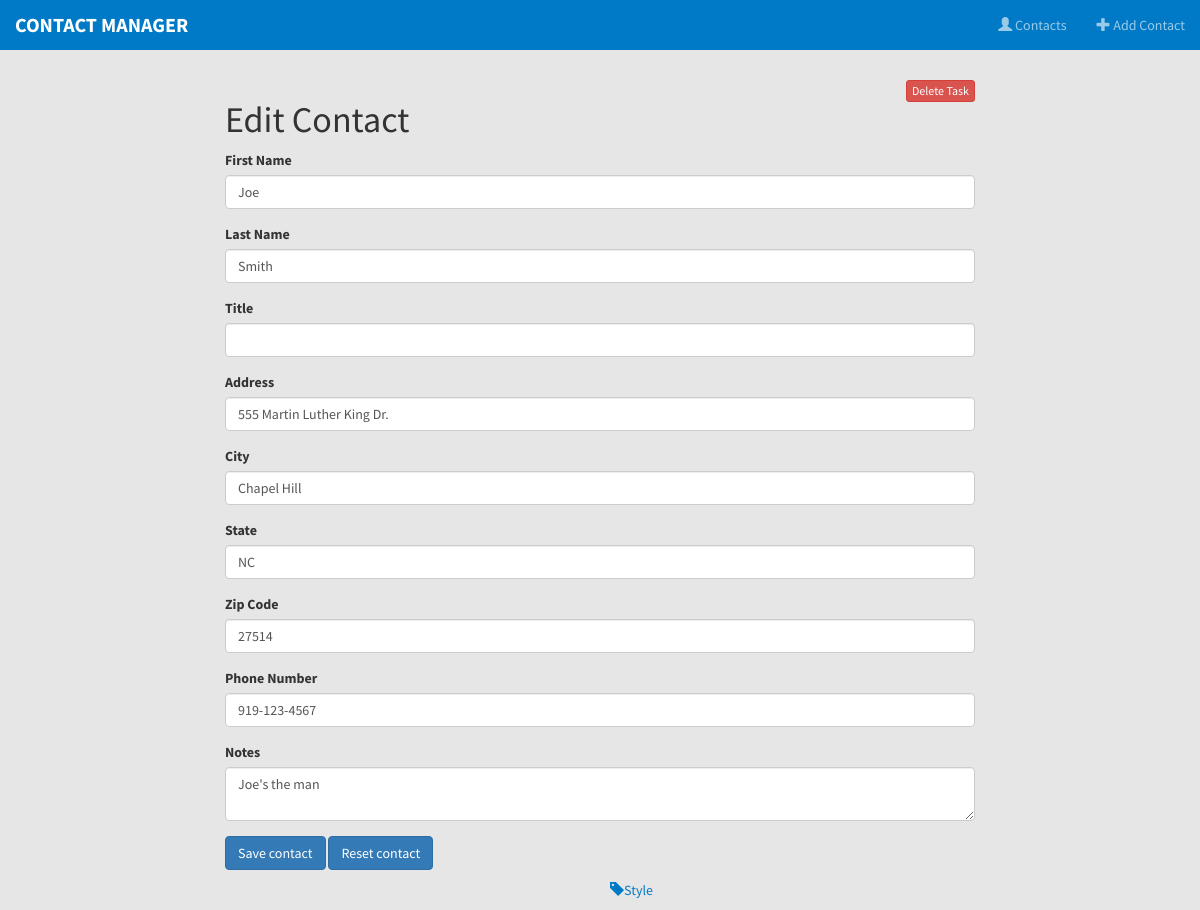
Page /edit.php?id=2 on the committed database.
### tables this page shows
CREATE TABLE IF NOT EXISTS `contacts` (
  `id` int(11) NOT NULL,
  `fname` varchar(200) NOT NULL,
  `lname` varchar(200) NOT NULL,
  `title` varchar(200) NOT NULL,
  `address` varchar(200) NOT NULL,
  `city` varchar(200) NOT NULL,
  `state` varchar(200) NOT NULL,
  `zip` int(11) NOT NULL,
  `phone` varchar(200) NOT NULL,
  `notes` text NOT NULL
);

### edit.php (the view, shortened to what this page needs)
<?php
   include 'header.php';
   $id = $_GET['id'];
   $query = $db->prepare('SELECT * from contacts WHERE id = :id LIMIT 1');
   $query->bindParam(':id', $id);
   $query->execute();
   $contact = $query->fetch(PDO::FETCH_ASSOC);
?>
<a href="/delete.php?id=<?= $contact['id']; ?>" class="btn btn-danger btn-xs pull-right btn-delete">Delete Task</a>
<h1> Edit Contact</h1>
<form method="POST" action="/update.php">
  <span>
  <div class="form-group">
    <label for="contact_fname">First Name</label>
    <input class="form-control" type="text" name="fname" id="contact_fname" value="<?= $contact['fname']; ?>" />
  </div>
  <div class="form-group">
    <label for="contact_lname">Last Name</label>
    <input class="form-control" type="text" name="lname" id="contact_lname" value="<?= $contact['lname']; ?>" />
  </div>
  </span>
  <div class="form-group">
    <label for="contact_title">Title</label>
    <input class="form-control" type="text" name="title" id="contact_title" value="<?= $contact['title']; ?>" />
  </div>
  <div class="form-group">
    <label for="contact_address">Address</label>
    <input class="form-control" type="text" name="address" id="contact_address" value="<?= $contact['address']; ?>" />
  </div>
  <div class="form-group">
    <label for="contact_city">City</label>
    <input class="form-control" type="text" name="city" id="contact_city" value="<?= $contact['city']; ?>" />
  </div>
  <div class="form-group">
    <label for="contact_state">State</label>
    <input class="form-control" type="text" name="state" id="contact_state" value="<?= $contact['state']; ?>" />
  </div>
  <div class="form-group">
    <label for="contact_zip">Zip Code</label>
    <input class="form-control" type="text" name="zip" id="contact_zip" value="<?= $contact['zip']; ?>" />
  </div>
  <div class="form-group">
    <label for="contact_phone">Phone Number</label>
    <input class="form-control" type="text" name="phone" id="contact_phone" value="<?= $contact['phone']; ?>" />
  </div>
  <div class="form-group">
    <label for="contact_description">Notes</label>
    <textarea class="form-control" name="notes" id="contact_notes"><?= $contact['notes']; ?></textarea>
  </div>
  <button class="btn btn-primary" type="submit">Save contact</button>
  <button class="btn btn-primary" type="reset">Reset contact</button>
</form>
<?php include 'footer.php'; ?>

### css/style.css (style rules this page uses)
body { background-color: #e6e6e6; font-family: 'Source Sans Pro', sans-serif; }
a, a:visited, a:hover, a:active, a:focus { color:inherit; background-color: inherit; text-decoration: none; }

### rows in the picture
contacts: fname "Joe", lname "Smith", address "555 Martin Luther King Dr.", city "Chapel Hill", state "NC", zip "27514", phone "919-123-4567", notes "Joe's the man"
